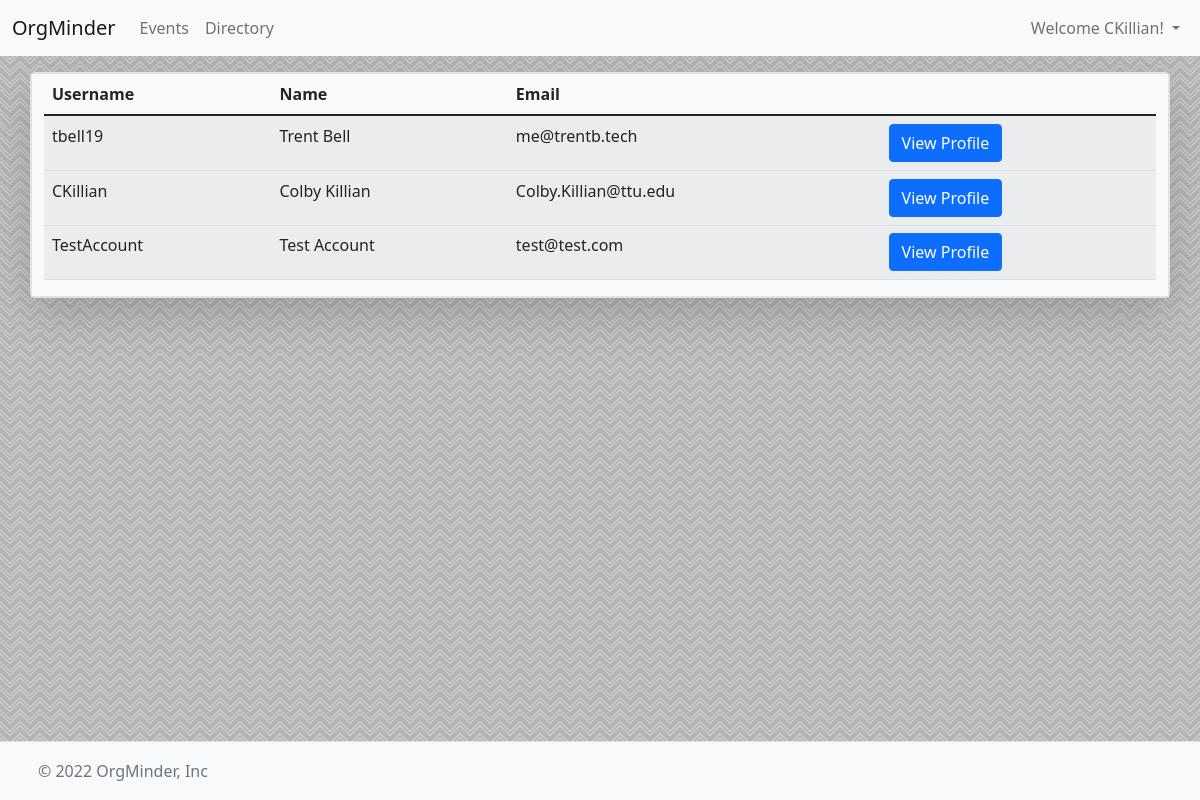
The page /directory (signed in) on the database its author committed.
### tables this page shows
CREATE TABLE "LOGINS" (
	"USERNAME"	TEXT NOT NULL,
	"PASSWORD"	TEXT NOT NULL,
	"PERMISSIONLEVEL"	INTEGER NOT NULL DEFAULT 0,
	"PHONE"	TEXT,
	"EMAIL"	TEXT,
	"FIRSTNAME"	TEXT,
	"LASTNAME"	TEXT,
	PRIMARY KEY("USERNAME")
);

### main.py (the view)
@app.route("/directory")
def directory():
    if(not session.get("user_logged")):
        return redirect("/login")
    userData = []
    conn = sqlite3.connect(dbName)
    cur = conn.cursor()
    cur.execute("SELECT USERNAME,EMAIL,FIRSTNAME,LASTNAME FROM LOGINS")
    results = cur.fetchall()
    for result in results:
        userData.append({
            "username":result[0],
            "email":result[1],
            "firstname":result[2],
            "lastname":result[3],
        })
    conn.commit()
    conn.close()
    return render_template("directory.html", username=session.get("user_logged"),data=userData)

### templates/directory.html
{% extends 'default.html' %}
{% block body %}
<div class="container pt-3">
    <div class="row h-100 justify-content-center rounded-3 border shadow-lg">
        <div class="col-12 align-self-center border bg-light my-auto">
            <table class="table table-striped table-hover">
                <thead>
                    <th>Username</th>
                    <th>Name</th>
                    <th>Email</th>
                    <th></th>
                </thead>
                <tbody>
                    {% for user in data %}
                    <tr>
                        <td>{{user['username']}}</td>
                        <td>{{user['firstname']}} {{user['lastname']}}</td>
                        <td>{{user['email']}}</td>
                        <td><a role="button" class="btn btn-primary" href="/profile?username={{user['username']}}">View Profile</a></td>
                    <tr>
                    {% endfor %}
                </tbody>
            </table>
        </div>
    </div>
</div>
{% endblock %}

### templates/default.html (shortened to what this page needs)
<!DOCTYPE html>
<html lang="en">
<head>
    <link href="https://cdn.jsdelivr.net/npm/bootstrap@5.1.3/dist/css/bootstrap.min.css" rel="stylesheet">
    <link rel="stylesheet" href="/static/css/style.css">
</head>
<body>
    {% if username %}
    <nav class="navbar navbar-expand-lg navbar-light bg-light">
        <div class="container-fluid">
            <a class="navbar-brand" href="./">OrgMinder</a>
            <div class="collapse navbar-collapse" id="navbarNavDropdown">
            <ul class="navbar-nav">
                <li class="nav-item">
                    <a class="nav-link" href="/events">Events</a>
                </li>
                <li class="nav-item">
                    <a class="nav-link" href="/directory">Directory</a>
                </li>
            </ul>
            </div>
            <div class="d-flex">
                <ul class="navbar-nav">
                    <li class="nav-item dropdown">
                        <a class="nav-link dropdown-toggle" href="#" id="navbarDropdownMenuLink" role="button" data-bs-toggle="dropdown" aria-expanded="false">
                            Welcome {{username}}!
                        </a>
                    </li>
                </ul>
            </div>
        </div>
    </nav>
    {% endif %}
    {% block body %}
    {% endblock %}
    <footer class="d-flex flex-wrap justify-content-between align-items-center py-3 border-top bg-light fixed-bottom">
        <div class="col-md-4 d-flex align-items-center">
          <a href="/" class="mb-3 me-2 mb-md-0 text-muted text-decoration-none lh-1">
            <svg class="bi" width="30" height="24"><use xlink:href="#bootstrap"></use></svg>
          </a>
          <span class="text-muted">© 2022 OrgMinder, Inc</span>
        </div>
        <ul class="nav col-md-4 justify-content-end list-unstyled d-flex">
          <li class="ms-3"><a class="text-muted" href="#"><svg class="bi" width="24" height="24"><use xlink:href="#twitter"></use></svg></a></li>
          <li class="ms-3"><a class="text-muted" href="#"><svg class="bi" width="24" height="24"><use xlink:href="#instagram"></use></svg></a></li>
          <li class="ms-3"><a class="text-muted" href="#"><svg class="bi" width="24" height="24"><use xlink:href="#facebook"></use></svg></a></li>
        </ul>
      </footer>
</body>
</html>

### static/css/style.css (style rules this page uses)
body { background-color: #b5b4b6; }

### rows shown on the page
LOGINS: USERNAME "CKillian", username "CKillian", firstname "Colby", lastname "Killian", email "Colby.Killian@ttu.edu"
LOGINS: username "tbell19", firstname "Trent", lastname "Bell", email "me@trentb.tech"
LOGINS: username "TestAccount", firstname "Test", lastname "Account", email "test@test.com"
